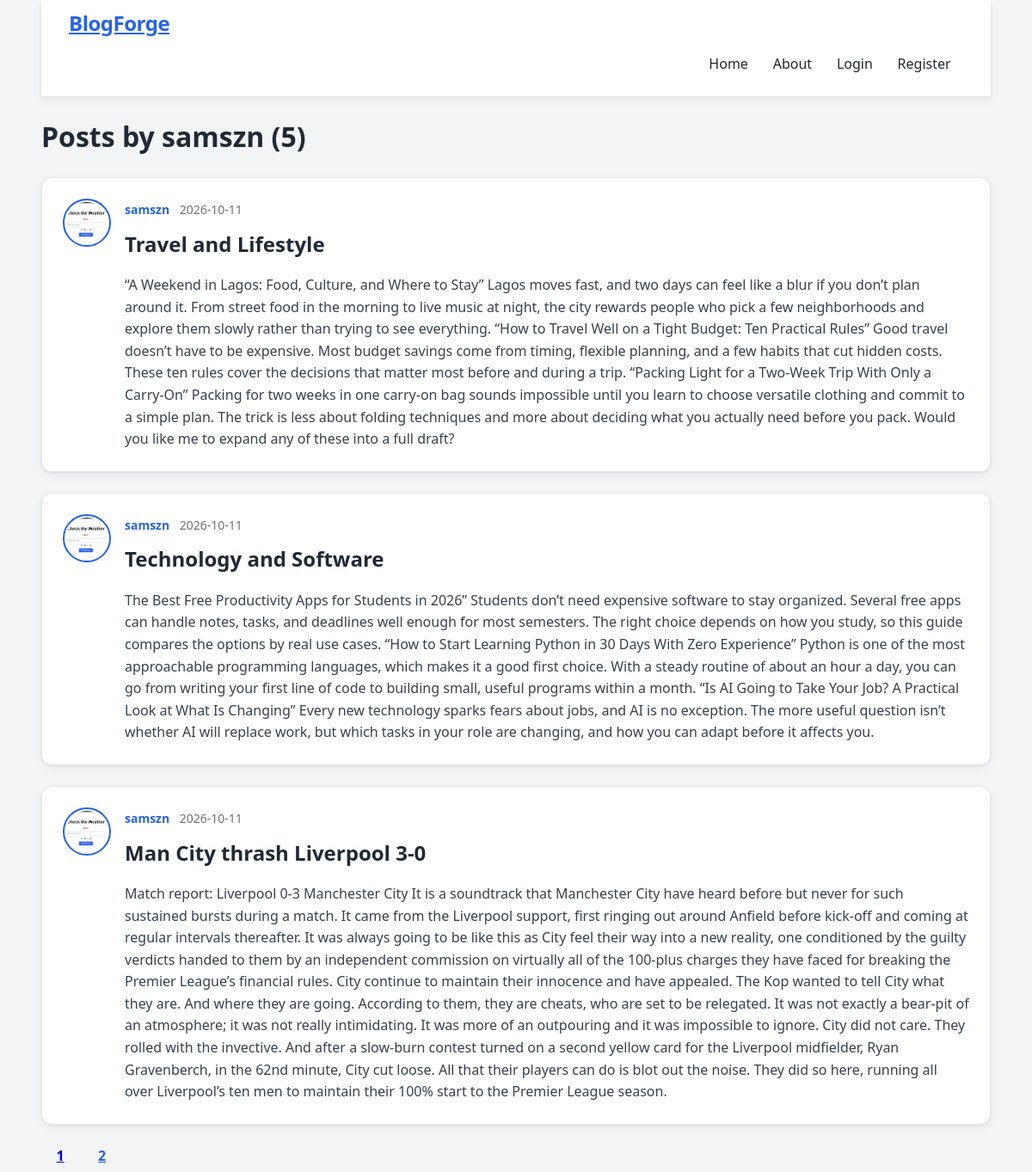
/user/samszn, run on the app's committed database.
### app/model.py (models this page shows, shortened)
class User(db.Model, UserMixin):
    id = db.Column(db.Integer,primary_key=True)
    username =db.Column(db.String(20),unique = True,nullable = False)
    email =db.Column(db.String(120),unique = True,nullable = False)
    image_file =db.Column(db.String(20),nullable = False,default="default.jpg")
    password =db.Column(db.String(60),nullable = False)
    posts = db.relationship("Post",backref="author",lazy=True)

class Post(db.Model):
    id = db.Column(db.Integer,primary_key=True)
    title =db.Column(db.String(100),nullable = False)
    date_posted =db.Column(db.DateTime,nullable = False,default=datetime.utcnow)
    content = db.Column(db.Text,nullable=False)
    user_id = db.Column(db.Integer,db.ForeignKey('user.id'),nullable=False)

### app/users/routes.py (the view)
@users.route('/user/<string:username>')
def user_posts(username):
    page = request.args.get('page',1,type =int)
    user = User.query.filter_by(username=username).first_or_404()
    posts = Post.query.order_by(Post.date_posted.desc()).paginate(page =page,per_page =3)
    return render_template('user_posts.html', posts=posts,user=user)

### app/templates/user_posts.html
{% extends "base.html" %}
{% block content %}
  <h1>Posts by {{ user.username }} ({{ posts.total }})</h1>
  {% for post in posts.items %}
    <article class="content-section">
      <div class="media">
        <img class="article-img" src="{{ url_for('static', filename='img/' + post.author.image_file) }}" alt="">
        <div class="media-body">
          <div class="article-metadata">
            <small>
              <a href="{{ url_for('users.user_posts', username=post.author.username) }}" class="author">{{ post.author.username }}</a>
              <span class="date-posted">{{ post.date_posted.strftime('%Y-%m-%d') }}</span>
            </small>
          </div>
          <h2 class="article-title">
            <a href="{{ url_for('posts.post', post_id=post.id) }}">{{ post.title }}</a>
          </h2>
          <p>{{ post.content }}</p>
        </div>
      </div>
    </article>
  {% endfor %}
  {% for page_num in posts.iter_pages() %}
    {% if page_num %}
      {% if page_num == posts.page %}
        <a class="btn btn-info mb-4" href="{{ url_for('users.user_posts', username=user.username, page=page_num) }}">{{ page_num }}</a>
      {% else %}
        <a class="btn btn-outline-info mb-4" href="{{ url_for('users.user_posts', username=user.username, page=page_num) }}">{{ page_num }}</a>
      {% endif %}
    {% else %}
      <span class="ellipsis">…</span>
    {% endif %}
  {% endfor %}
{% endblock %}

### app/static/style.css (style rules this page uses)
:root { --accent: #2563eb; --accent-dark: #1d4ed8; --text: #1f2937; --muted: #6b7280; --bg: #f3f4f6; --radius: 12px; --shadow: 0 1px 3px rgba(0, 0, 0, 0.08), 0 4px 12px rgba(0, 0, 0, 0.04); }
* { box-sizing: border-box; }
body { background: #f3f4f6; color: #1f2937; font-family: "Segoe UI", system-ui,sans-serif; line-height: 1.6; margin: 0 3rem; }
.media { display: flex; align-items: flex-start; }
.content-section { background: #ffffff; border: 1px solid #e5e7eb; border-radius: var(--radius); box-shadow: var(--shadow); padding: 1.5rem; margin-bottom: 1.5rem; min-width: 0; overflow-wrap: break-word; transition: transform 0.2s, box-shadow 0.2s; }
.content-section p { color: #374151; margin-bottom: 0; }
.article-img { width: 56px; height: 56px; object-fit: cover; border: 2px solid #2563eb; padding: 2px; background: #ffffff; border-radius: 50%; }
.media-body { flex: 1; margin-left: 1rem; min-width: 0; }
.article-metadata { margin-bottom: 0.5rem; }
.article-metadata small { color:#6b7280; font-size: 0.875rem; }
.author { font-weight: 600; color: #2563eb; text-decoration: none; }
.date-posted { margin-left: 0.5rem; }
.article-title { font-size: 1.5rem; font-weight: 700; margin: 0.25rem 0 0.75rem; }
.article-title a { color: var(--text); text-decoration: none; transition: color 0.2s; }
.btn { border-radius: 8px; font-weight: 600; padding: 0.5rem 1.1rem; transition: all 0.2s; }
.btn-outline-info { color: var(--accent); border-color: var(--accent); }
a.btn-outline-info.mb-4 { margin-right: 0.35rem; min-width: 42px; text-align: center; }

### data on the page
User: username "samszn"
Post: image_file (picture), author.username "samszn", date_posted "2026-10-11", title "Travel and Lifestyle", content "“A Weekend in Lagos: Food, Culture, and Where to Stay” Lagos moves fast, and two days can feel like a blur if you don’t plan around it. From street food in the morning to live music at night, the city rewards people who pick a few neighborhoods and explore them slowly rather than trying to see everything. “How to Travel Well on a Tight Budget: Ten Practical Rules” Good travel doesn’t have to be expensive. Most budget savings come from timing, flexible planning, and a few habits that cut hidden costs. These ten rules cover the decisions that matter most before and during a trip. “Packing Light for a Two-Week Trip With Only a Carry-On” Packing for two weeks in one carry-on bag sounds…"
Post: image_file (picture), author.username "samszn", date_posted "2026-10-11", title "Technology and Software", content "The Best Free Productivity Apps for Students in 2026” Students don’t need expensive software to stay organized. Several free apps can handle notes, tasks, and deadlines well enough for most semesters. The right choice depends on how you study, so this guide compares the options by real use cases. “How to Start Learning Python in 30 Days With Zero Experience” Python is one of the most approachable programming languages, which makes it a good first choice. With a steady routine of about an hour a day, you can go from writing your first line of code to building small, useful programs within a month. “Is AI Going to Take Your Job? A Practical Look at What Is Changing” Every new technology…"
Post: image_file (picture), author.username "samszn", date_posted "2026-10-11", title "Man City thrash Liverpool 3-0", content "Match report: Liverpool 0-3 Manchester City It is a soundtrack that Manchester City have heard before but never for such sustained bursts during a match. It came from the Liverpool support, first ringing out around Anfield before kick-off and coming at regular intervals thereafter. It was always going to be like this as City feel their way into a new reality, one conditioned by the guilty verdicts handed to them by an independent commission on virtually all of the 100-plus charges they have faced for breaking the Premier League’s financial rules. City continue to maintain their innocence and have appealed. The Kop wanted to tell City what they are. And where they are going. According to…"

### other printed values
{{ posts.total }} "5"
{{ page_num }} "1"
{{ page_num }} "2"
